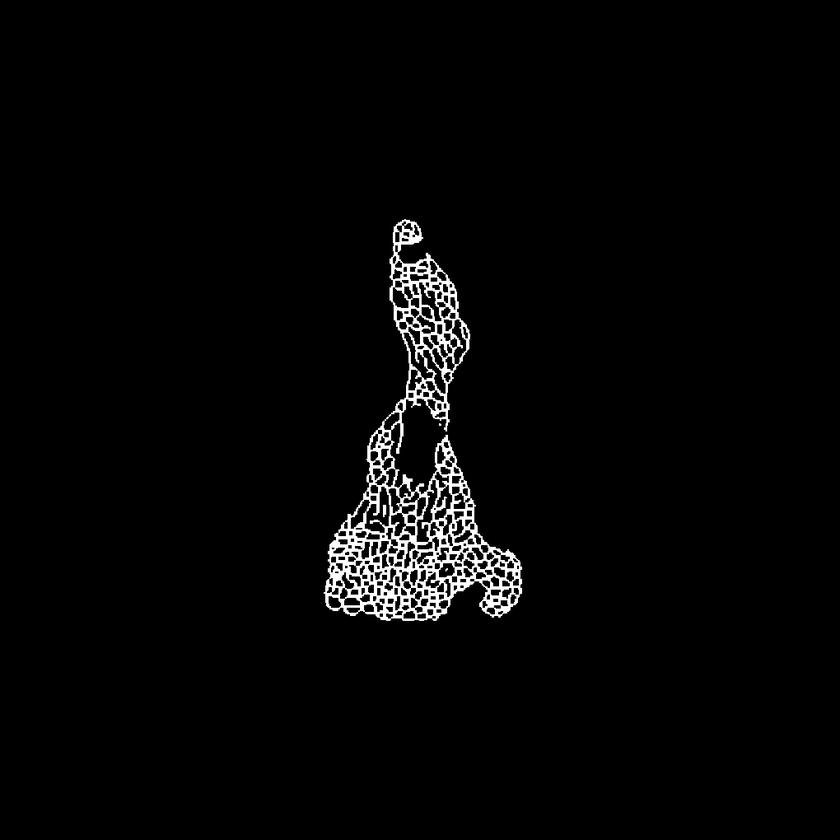
#> input picture 2D_analysis/test/test_sketeton_1.6.png, 840 x 840 px, shrunk from 1020 x 1020 before the run; its folder holds only this picture in this run
$ python -i 2_crop.py   (imports and definitions only)
#> lines starting #> are read from the running program, lines starting #| are printed output that depends on the picture; after the words box and inside, x2 and y2 are one past the last pixel; in counts of white or black regions, pixels touching at a corner belong together
import cv2
import numpy as np
import os
from PIL import Image

def remove_white_border_image(pil_img, threshold=240):
    """
    將傳入的 PIL Image 中接近白色的區域變為透明，
    再利用 getbbox() 裁切掉透明的邊界，回傳裁切後的圖片。

    :param pil_img: 輸入的 PIL Image 物件
    :param threshold: 白色判定閾值，RGB 三值 >= 此值則視為白色
    :return: 裁切後的 PIL Image 物件
    """
    pil_img = pil_img.convert("RGBA")
    arr = np.array(pil_img)
    # 建立 mask：當 R、G、B 三色皆大於等於 threshold 時，視為白色
    mask = (arr[..., 0] >= threshold) & (arr[..., 1] >= threshold) & (arr[..., 2] >= threshold)
    arr[mask, 3] = 0  # 將符合條件的 alpha 設為 0 (透明)
    new_img = Image.fromarray(arr)

    bbox = new_img.getbbox()
    if bbox:
        return new_img.crop(bbox)
    else:
        return new_img

def process_image(file_path, output_dir, threshold_value=250, white_threshold=240):
    """
    處理單一圖片的流程：
      1. 讀取圖片後裁切出左半邊（捨棄右半邊）。
      2. 轉灰階、threshold 找出非白色區域，並利用最大輪廓取得模型區域。
      3. 將模型區域轉為 PIL Image，去除白邊框後存檔。

    :param file_path: 輸入檔案路徑
    :param output_dir: 輸出檔案存放資料夾
    :param threshold_value: OpenCV threshold 閾值（用於找出白邊反相區域）
    :param white_threshold: PIL 去除白邊框的閾值
    """
#> called with output_dir = 'out.png', threshold_value = 250, white_threshold = 240
    # 讀取圖片（使用 OpenCV 讀取 BGR 格式）
    img = cv2.imread(file_path)
#> img is the input picture: shape (840, 840, 3); min 0, max 255, mean 5.9
    if img is None:
        raise FileNotFoundError(f"讀不到影像：{file_path}")

    # 裁切出左半邊 (假設左右區域寬度相同)
    h, w, _ = img.shape
#> h = 840; w = 840
    mid_x = w // 2
#> mid_x = 420
    left_img = img[:, :mid_x]
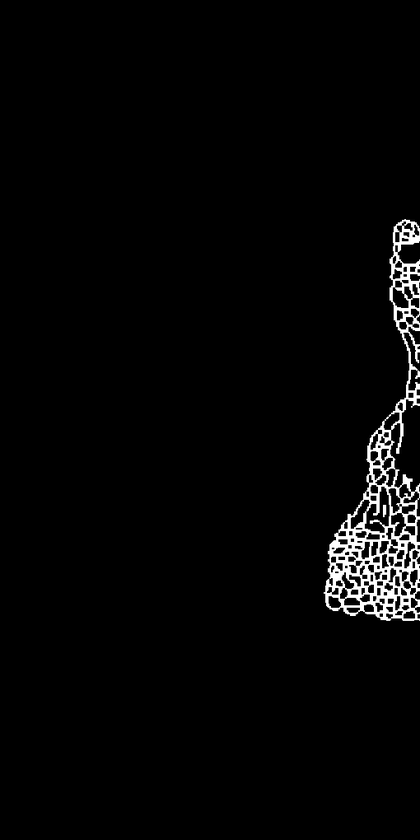
#> left_img: shape (840, 420, 3); min 0, max 255, mean 6.1

    # 轉灰階及 threshold 處理：將近白色區域反相（變成黑色）以便取得輪廓
    gray = cv2.cvtColor(left_img, cv2.COLOR_BGR2GRAY)
    _, thr = cv2.threshold(gray, threshold_value, 255, cv2.THRESH_BINARY_INV)
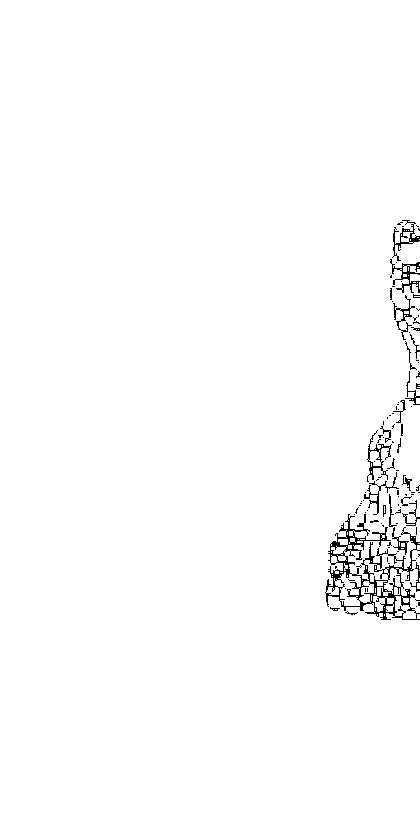
#> thr: shape (840, 420); 98.7% white; black in thin lines or dots, all inside (x1, y1, x2, y2) = (325, 220, 420, 620)

    # 取得輪廓，選擇面積最大的區域作為模型區域
    contours, _ = cv2.findContours(thr, cv2.RETR_EXTERNAL, cv2.CHAIN_APPROX_SIMPLE)
#> contours = 33 contours, 30 with area under 20; largest, box (x1, y1, x2, y2) and area: (0, 0, 420, 840) 350035, (410, 274, 420, 283) 53, (403, 265, 420, 273) 46
    if not contours:
        print(f"警告：在 {file_path} 找不到任何輪廓，跳過此檔案。")
        return

    largest_contour = max(contours, key=cv2.contourArea)
#> largest_contour = contour of 403 points, box (x1, y1, x2, y2) (0, 0, 420, 840), area 350035
    x, y, w_box, h_box = cv2.boundingRect(largest_contour)
#> x = 0; y = 0; w_box = 420; h_box = 840
    model_img = left_img[y:y+h_box, x:x+w_box]

    # 將 OpenCV BGR 轉換為 PIL Image（RGB 模式）
    pil_img = Image.fromarray(cv2.cvtColor(model_img, cv2.COLOR_BGR2RGB))

    # 去除模型圖片中的白色邊框
    final_img = remove_white_border_image(pil_img, threshold=white_threshold)
#> in remove_white_border_image, `mask = (arr[..., 0] >= threshold) & (arr[..., 1] >= threshold) & (arr[..`:
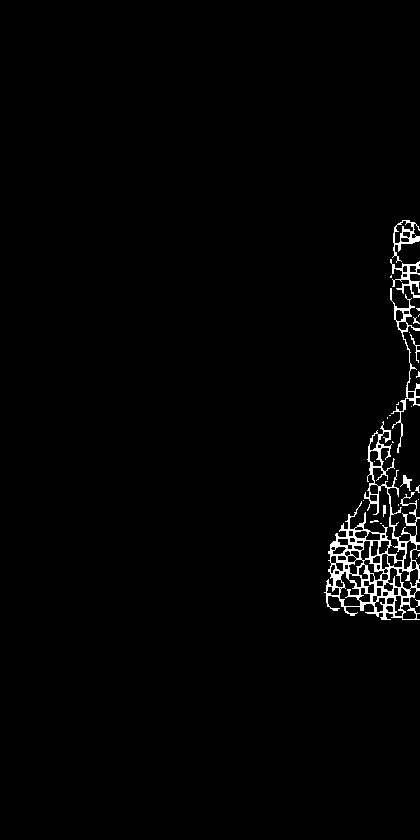
#> mask: shape (840, 420) bool; 1.6% white in thin lines or dots, all inside (x1, y1, x2, y2) = (324, 220, 420, 620)
#> in remove_white_border_image, `arr[mask, 3] = 0`:
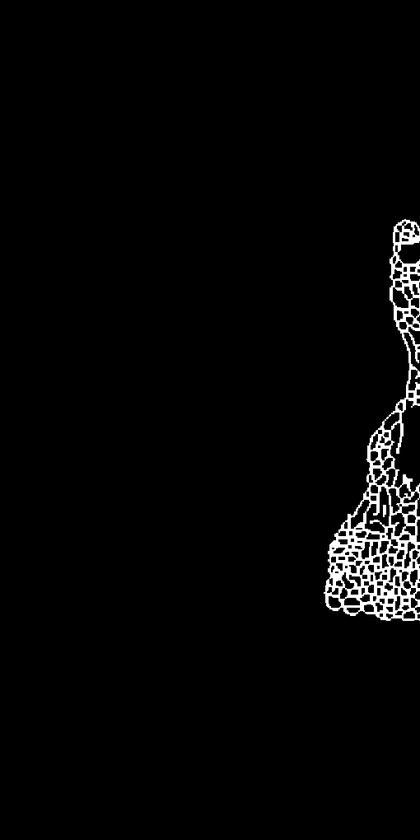
#> arr: shape (840, 420, 4); mean R, G, B, A 6.1, 6.1, 6.1, 250.8; transparent parts drawn white
#> in remove_white_border_image, `bbox = new_img.getbbox()`: bbox = (0, 0, 420, 840)

    # 儲存最終輸出檔案（只保留一個輸出檔）
    base_name = os.path.splitext(os.path.basename(file_path))[0]
    final_path = os.path.join(output_dir, f"{base_name}_crop.png")
    final_img.save(final_path, "PNG")
    print(f"處理檔案：{file_path}")
    print(f"  → 最終輸出檔案：{final_path}\n")

def main():
    # 取得程式所在目錄
    script_dir = os.path.dirname(os.path.abspath(__file__))
    # 設定輸入資料夾 (crack_png) 與輸出資料夾 (output)
    input_folder = os.path.join(script_dir, "crack_png")
    output_folder = os.path.join(script_dir, "2_crop_output")
    if not os.path.exists(output_folder):
        os.makedirs(output_folder)

    # 搜尋輸入資料夾中的所有 PNG 檔案（不分大小寫）
    png_files = [os.path.join(input_folder, f) for f in os.listdir(input_folder)
                 if f.lower().endswith(".png")]

    if not png_files:
        print("在 crack_png 資料夾中找不到 PNG 檔案。")
        return

    # 逐一處理每個檔案
    for file_path in png_files:
        try:
            process_image(file_path, output_folder)
        except Exception as e:
            print(f"處理 {file_path} 時發生錯誤：{e}")

# [2 lines not run here, left out]

>>> result = process_image('../../2D_analysis/test/test_sketeton_1.6.png', 'out.png')
